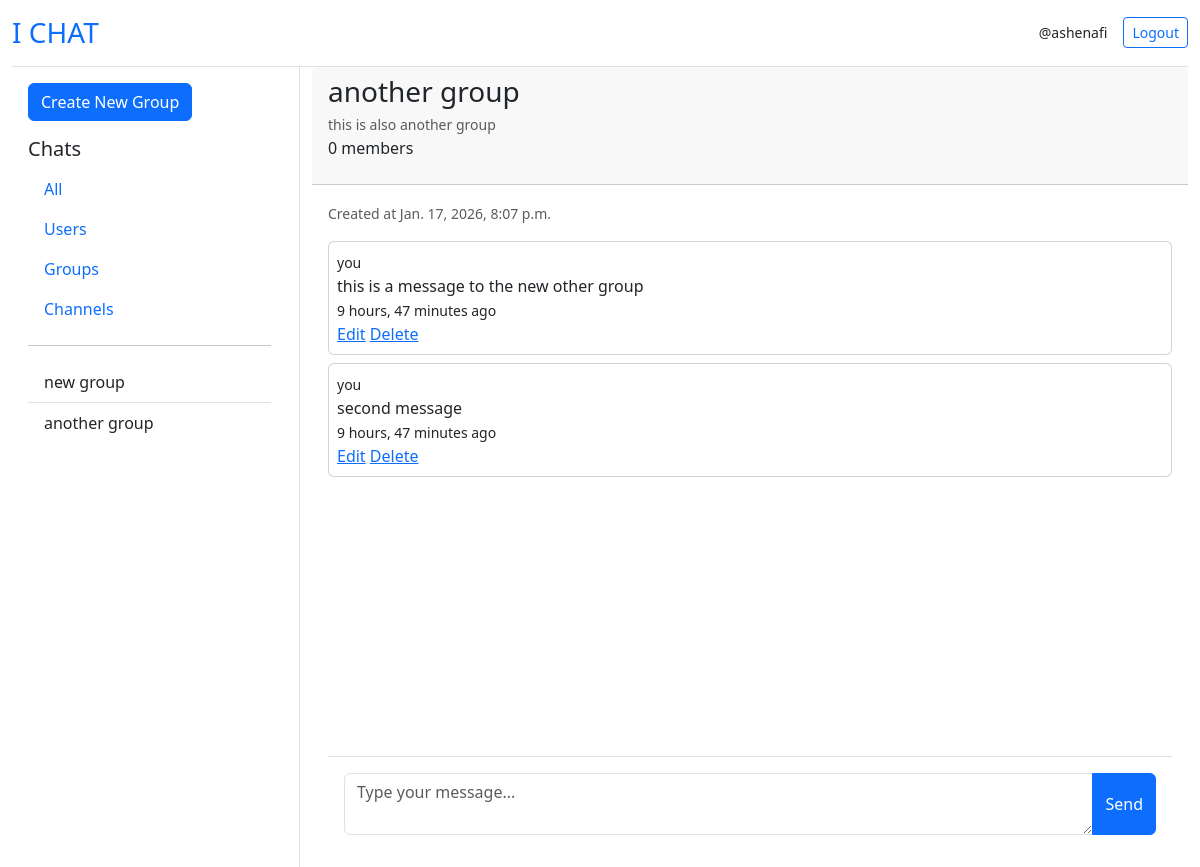
Before: /group/2/ (signed in) with the older database file.
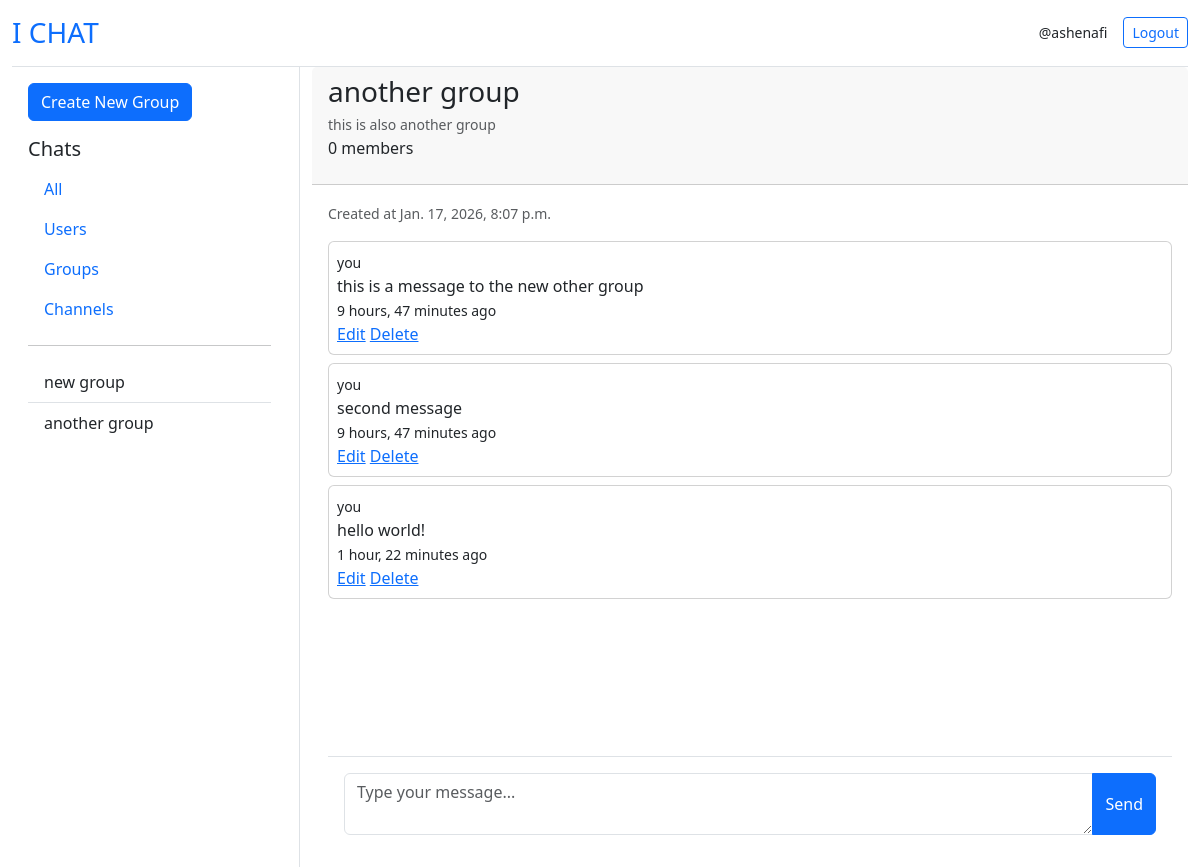
After: the same page with the newer database file.
### core/models.py (models this page shows, shortened)
class Group(models.Model):
    owner = models.ForeignKey(User, on_delete=models.CASCADE)
    name = models.CharField(max_length=100)
    description = models.CharField(max_length=300)
    members = models.ManyToManyField(User, related_name="member")
    created_at = models.DateTimeField(auto_now_add=True)
    updated_at = models.DateTimeField(auto_now=True)

class Message(models.Model):
    owner = models.ForeignKey(User, on_delete=models.CASCADE)
    group = models.ForeignKey(Group, on_delete=models.CASCADE)
    body = models.TextField()
    created_at = models.DateTimeField(auto_now_add=True, null=True)
    updated_at = models.DateTimeField(auto_now=True, null= True)

### core/views.py (the view, shortened to what this page needs)
# urls.py: path('group/<int:pk>/', views.group, name='group'),
@login_required(login_url='log-in')
def group(request, pk):
    group = Group.objects.get(id=pk)
    groups = Group.objects.all()
    messages = Message.objects.all()
    context = {
        'group':group,
        'groups':groups,
        'messages':messages,
    }
    return render(request, 'core/group.html', context)

### core/templates/core/group.html (shortened to what this page needs)
{% extends 'core/home.html' %}
{% block chat %}
<div class="card h-100 border-0">
    <div class="card-header">
        <h3 class="card-title mb-1">{{group.name}}</h3>
        <small class="text-muted">{{group.description}}</small>
        <div>
            <p>{{group.members.count}} members</p>
        </div>
    </div>
    <div class="card-body d-flex flex-column p-3">
        <div class="mb-3">
            <small class="text-muted">Created at {{group.created_at}}</small>
        </div>
        <div class="flex-grow-1 overflow-auto pb-5" style="max-height: calc(100vh - 200px);">
            {% for message in messages %}
                {% if message.group == group %}
                    <div class="mb-2">
                        <div class="card">
                            <div class="card-body p-2">
                                <div>
                                    {% if message.owner == request.user %}
                                        <small>you</small>
                                    {% else %}
                                    <small>@{{message.owner}}</small>
                                    {% endif %}
                                </div>
                                {{message.body}}
                                <div>
                                    <small>{{message.updated_at | timesince}} ago</small>
                                </div>
                                {% if message.owner == request.user %}
                                <div>
                                    <a href="">Edit</a>
                                    <a href="">Delete</a>
                                </div>
                                {% endif %}
                            </div>
                        </div>
                    </div>
                {% endif %}
            {% endfor %}
        </div>
        <form method="post" class="mt-3 position-sticky bottom-0 bg-white p-3 border-top">
            <div class="input-group">
                <textarea class="form-control" name="message" placeholder="Type your message..." rows="2"></textarea>
                <button type="submit" class="btn btn-primary">Send</button>
            </div>
        </form>
    </div>
</div>
{% endblock %}

### core/templates/core/home.html (shortened to what this page needs)
{% extends 'core/base.html' %}
{% block content %}
<div class="container-fluid vh-100">
    <div class="row h-100">
        <div class="col-md-4 col-lg-3 border-end d-flex flex-column">
            <div class="p-3 flex-grow-1 overflow-auto">
                <a href="{% url 'create_group' %}" class="btn btn-primary mb-3">Create New Group</a>
                <h3 class="h5">Chats</h3>
                <div class="nav flex-column">
                    <a href="#" class="nav-link">All</a>
                    <a href="#" class="nav-link">Users</a>
                    <a href="#" class="nav-link">Groups</a>
                    <a href="#" class="nav-link">Channels</a>
                </div>
                <hr>
                <div class="list-group list-group-flush">
                    {% for group in groups %}
                        <a href="{% url 'group' group.id %}" class="list-group-item list-group-item-action">{{group.name}}</a>
                    {% endfor %}
                </div>
            </div>
        </div>
        <div class="col-md-8 col-lg-9 d-flex flex-column">
            <div class="flex-grow-1 d-flex flex-column">
                {% block chat %}
                {% endblock %}
            </div>
        </div>
    </div>
</div>
{% endblock %}

Changed rows visible on the page:
added Message: shows "you", body "hello world!", updated_at "1 hour, 22 minutes", shows "Edit"
